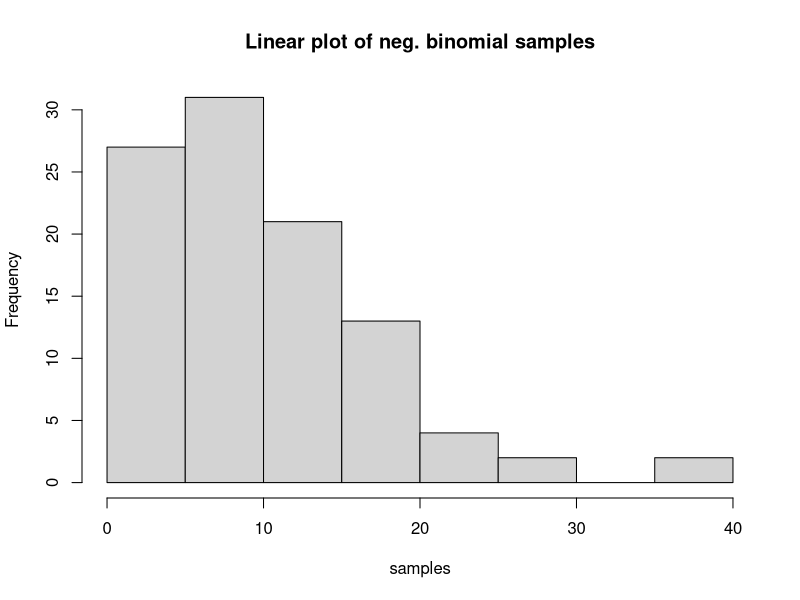
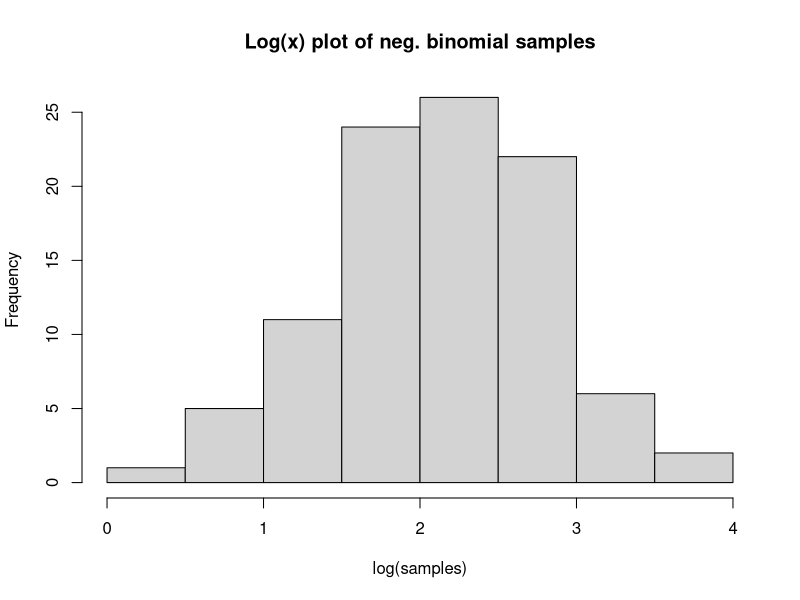
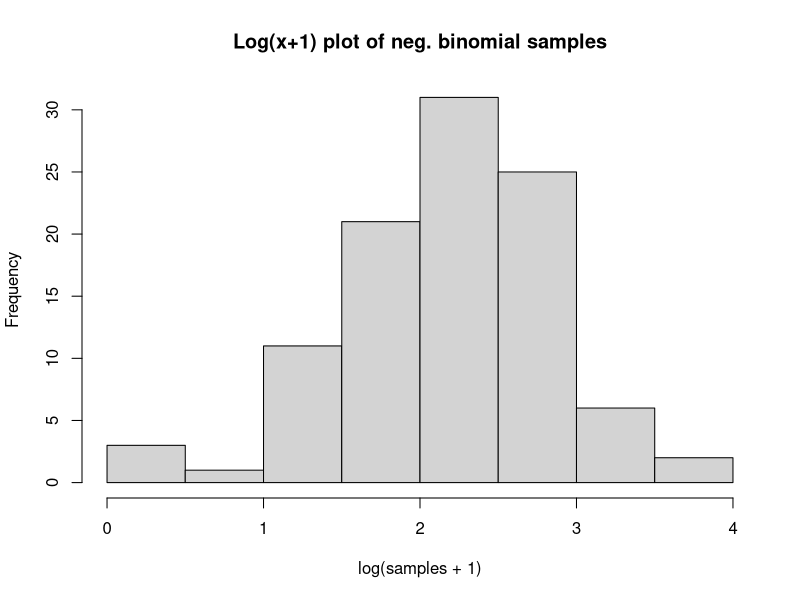

Write R code to recreate these figures, in order.
## ---- chunk 1
library(MASS)

set.seed(10)  #set seed for reproductibility

# declare variables
mu = 10
disp = 2

#Proceed to sampling
samples = rnegbin(100,mu = mu,theta = disp)
hist(samples,main = "Linear plot of neg. binomial samples")
## ---- chunk 2
hist(log(samples),main = "Log(x) plot of neg. binomial samples")
hist(log(samples+1),main = "Log(x+1) plot of neg. binomial samples")
